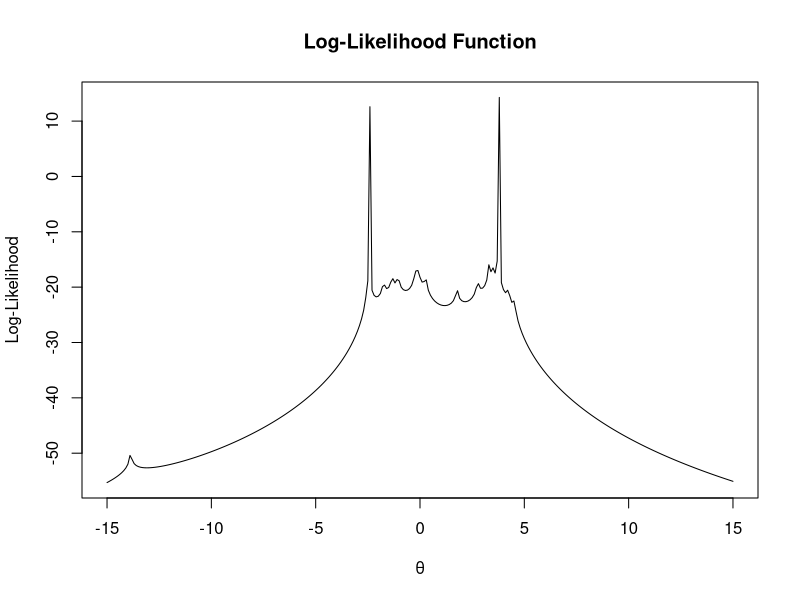

This chart was generated by the following R code:
# 2.1
## a)
# Sample data
data <- c(
  1.77, -0.23, 2.76, 3.80, 3.47, 56.75, -1.34, 4.24, -2.44,
  3.29, 3.71, -2.40, 4.53, -0.07, -1.05, -13.87, -2.53,
  -1.75, 0.27, 43.21
)

# Log-Likelihood Function
log_likelihood <- function(theta) {
  -length(data) * log(1) - sum(log(abs(data - theta)))
}

# Find MLE and graph the log-likelihood function
theta_values <- seq(-15, 15, by = 0.1)
log_likelihood_values <- sapply(theta_values, log_likelihood)

plot(theta_values, log_likelihood_values,
  type = "l",
  main = "Log-Likelihood Function", ylab = "Log-Likelihood", xlab = "θ"
)

# Newton-Raphson Method
newton_raphson <- function(initial_theta, tol = 1e-6, max_iter = 100) {
  theta <- initial_theta
  for (i in 1:max_iter) {
    num <- sum(1 / (data - theta))
    denom <- -sum(1 / abs(data - theta))
    theta_new <- theta - num / denom
    if (abs(theta_new - theta) < tol) {
      return(theta_new)
    }
    theta <- theta_new
  }
  return(theta)
}

# Try starting points
starting_points <- c(-11, -1, 0, 1.5, 4, 4.7, 7, 8, 38)
mle_estimates <- sapply(starting_points, newton_raphson)
mle_estimates

## b)

bisection_method <- function(lower, upper, tol = 1e-6, max_iter = 100) {
  for (i in 1:max_iter) {
    midpoint <- (lower + upper) / 2
    if (log_likelihood(midpoint) > log_likelihood(lower)) {
      upper <- midpoint
    } else {
      lower <- midpoint
    }

    if (abs(upper - lower) < tol) {
      return(midpoint)
    }
  }
  return((lower + upper) / 2)
}

# Bisection method with starting points -1 and 1
theta_bisection <- bisection_method(-1, 1)
theta_bisection

## c) Fixed Point

fixed_point_iteration <- function(initial_theta, alpha, tol = 1e-6, max_iter = 100) {
  theta <- initial_theta
  for (i in 1:max_iter) {
    theta_new <- theta + alpha * (sum(1 / (data - theta)) / -sum(1 / abs(data - theta)))
    if (abs(theta_new - theta) < tol) {
      return(theta_new)
    }
    theta <- theta_new
  }
  return(theta)
}

# Testing different scaling choices
scaling_factors <- c(1, 0.64, 0.25)
results_fixed_point <- sapply(scaling_factors, function(alpha) fixed_point_iteration(-1, alpha))
results_fixed_point

## d) Secant Method

secant_method <- function(theta0, theta1, tol = 1e-6, max_iter = 100) {
  for (i in 1:max_iter) {
    f0 <- log_likelihood(theta0)
    f1 <- log_likelihood(theta1)
    theta2 <- theta1 - f1 * (theta1 - theta0) / (f1 - f0)

    if (abs(theta2 - theta1) < tol) {
      return(theta2)
    }
    theta0 <- theta1
    theta1 <- theta2
  }
  return(theta1)
}

# Run using different starting locations
secant_estimate <- secant_method(-2, -1)
secant_estimate_fail <- secant_method(-3, 3)
secant_estimate
secant_estimate_fail

## e) Comparison

# Compare speed and stability
compare_methods <- function() {
  methods <- list(
    newton = function() sapply(starting_points, newton_raphson),
    bisection = function() bisection_method(-1, 1),
    fixed_point = function() sapply(scaling_factors, function(alpha) fixed_point_iteration(-1, alpha)),
    secant = function() secant_method(-2, -1)
  )

  results <- lapply(methods, function(fn) system.time(fn()))
  return(results)
}

compare_results <- compare_methods()
compare_results
